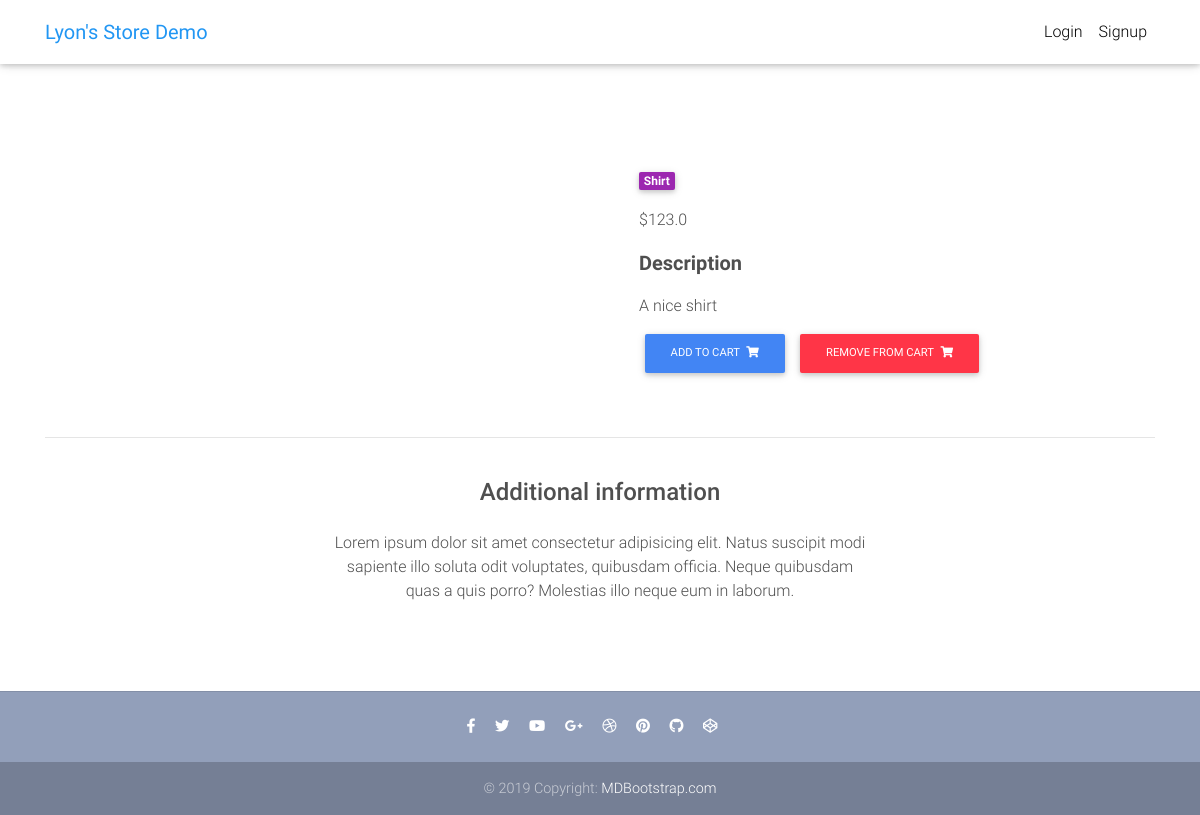
Page /product/test-product1/ on the earlier database version.
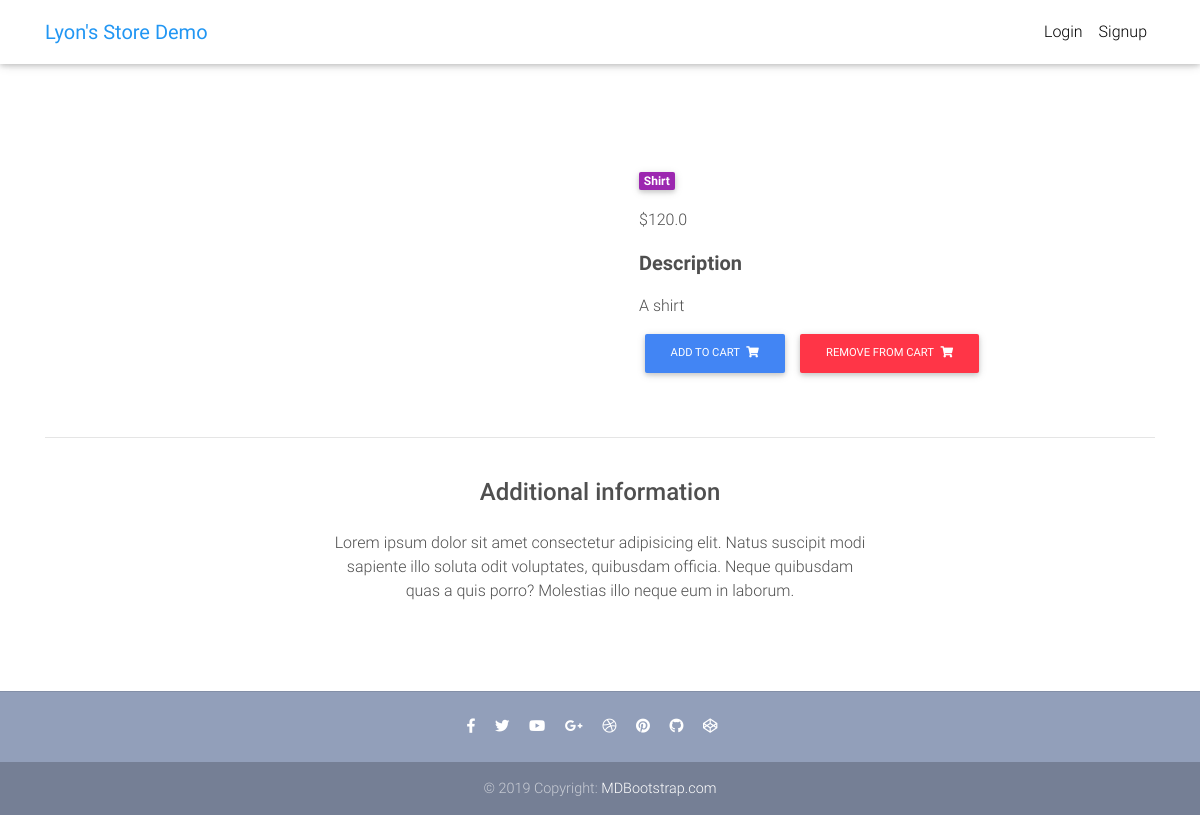
Same page on the later database version.
### core/models.py (models this page shows, shortened)
class Item(models.Model):
    title = models.CharField(max_length=100)
    category = models.CharField(choices=CATEGORY_CHOICES, max_length=2)
    label = models.CharField(choices=LABEL_CHOICES, max_length=1)
    price = models.FloatField()
    discount_price = models.FloatField(blank=True, null=True)
    slug = models.SlugField()
    description = models.TextField()
    image = models.ImageField()
    def get_add_to_cart_url(self):
        return reverse("core:add-to-cart", kwargs={"slug": self.slug})
    def get_remove_from_cart_url(self):
        return reverse("core:remove-from-cart", kwargs={"slug": self.slug})

### core/views.py (the view)
# urls.py: path('product/<slug>/', ProductDetail.as_view(), name='product'),
class ProductDetail(DetailView):
    template_name = 'core/product-page.html'
    model = Item

### templates/core/product-page.html (shortened to what this page needs)
{% extends 'core/base.html' %} {% load static %} {% block content %}
<main class="mt-5 pt-4">
    <div class="container dark-grey-text mt-5">
        <div class="row wow fadeIn">
            <div class="col-md-6 mb-4">
            </div>
            <div class="col-md-6 mb-4">
                <div class="p-4">
                    <div class="mb-3">
                        <a href="">
                            <span class="badge purple mr-1">{{ object.get_category_display }}</span>
                        </a>
                    </div>
                    {% if object.discount_price %}
                    <p class="lead">
                        <span class="mr-1">
                            <del>${{ object.price }}</del>
                        </span>
                        <span>
                            ${{ object.discount_price }}
                        </span> {% else %}
                        <span>${{ object.price }}</span>
                    {% endif %}
                    <p class="lead font-weight-bold">Description</p>
                    <p>{{ object.description }}</p>
                    <a href="{{ object.get_add_to_cart_url}}" class="btn btn-primary btn-md my-0 p">Add to cart
                <i class="fas fa-shopping-cart ml-1"></i>
              </a>
                    <a href="{{ object.get_remove_from_cart_url}}" class="btn btn-danger btn-md my-0 p">Remove from cart
                <i class="fas fa-shopping-cart ml-1"></i>
              </a>
                </div>
            </div>
        </div>
        <hr>
        <div class="row d-flex justify-content-center wow fadeIn">
            <div class="col-md-6 text-center">
                <h4 class="my-4 h4">Additional information</h4>
                <p>Lorem ipsum dolor sit amet consectetur adipisicing elit. Natus suscipit modi sapiente illo soluta odit voluptates, quibusdam officia. Neque quibusdam quas a quis porro? Molestias illo neque eum in laborum.</p>
            </div>
        </div>
        <div class="row wow fadeIn">
            <div class="col-lg-4 col-md-12 mb-4">
            </div>
            <div class="col-lg-4 col-md-6 mb-4">
            </div>
            <div class="col-lg-4 col-md-6 mb-4">
            </div>
        </div>
    </div>
</main>
{% endblock content %}

Differences in the rows shown:
changed Item "Shirt": price "123.0" → "120.0"; description "A nice shirt" → "A shirt"
